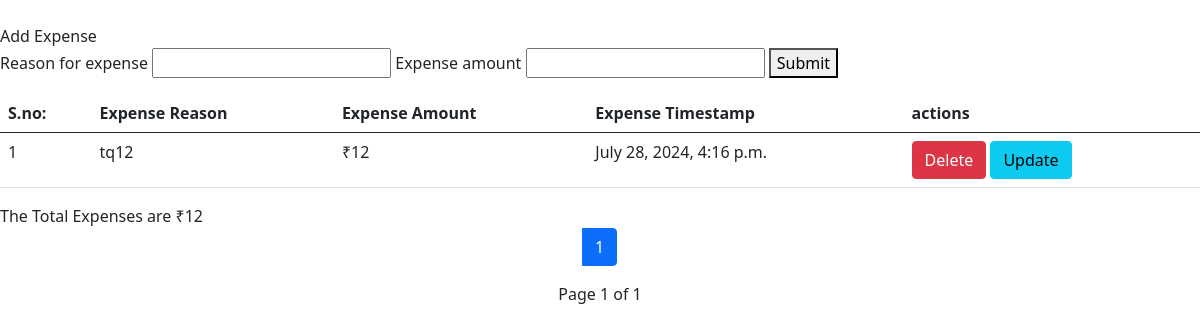
/Expenses (signed in), run on the app's committed database.
### myapp/models.py (models this page shows)
class Expenses(models.Model):
    user=models.ForeignKey(User, on_delete=models.SET_NULL, null=True, blank=True)
    Expense_reason=models.CharField(max_length=100)
    Expense_amount=models.IntegerField()
    Expense_timestamp=models.DateTimeField(auto_now_add=True)

### myapp/views.py (the view, shortened to what this page needs)
# urls.py: path('Expenses',addExpenses),
@login_required(login_url='/')
def addExpenses(request):
    Current_user = request.user
    if request.method=='GET':
        queryset = Expenses.objects.filter(user=Current_user).order_by("Expense_timestamp")
        p = Paginator(queryset, 5)
        page_number = request.GET.get('page')
        try:
            page_obj = p.get_page(page_number)  # returns the desired page object
        except PageNotAnInteger:
            page_obj = p.page(1)
        except EmptyPage:
            page_obj = p.page(p.num_pages)
        total = queryset.aggregate(total_expenses=Sum('Expense_amount'))
        context = {"queryset":page_obj,'total':total}
    return render(request,"Expenses.html",context)

### myapp/Templates/Expenses.html (shortened to what this page needs)
<html>
<head>
    <link href="https://cdn.jsdelivr.net/npm/bootstrap@5.0.2/dist/css/bootstrap.min.css" rel="stylesheet">
</head>
    <body>
      <br>Add Expense
        <form action="" method ="post">
            <label for="">Reason for expense</label>
            <input type="text" name="Expense_reason" id="">
            <label for="">Expense amount</label>
            <input type="text" name="Expense_amount" id="">
            <button type ="submit">Submit</button>
        </form>
    <div class="ExpTab"><table class="table">
        <tr>
            <thead>
            <th scope="col">S.no: </th>
            <th scope="col">Expense Reason</th>
            <th scope="col">Expense Amount</th>
            <th scope="col">Expense Timestamp</th>
            <th scope="col">actions</th>
        </tr>
    <tbody class="table-group-divider">
        {% for expense in queryset %}
        <tr>
            <td>{{forloop.counter}}</td>
            <td>{{expense.Expense_reason}}</td>
            <td>&#8377;{{expense.Expense_amount}}</td>
            <td >{{expense.Expense_timestamp}}</td>
            <td>
                <a href="/deleteexpense/{{expense.id}}" class="btn btn-danger">Delete</a>
                  <a href="/updateexpense/{{expense.id}}" class="btn btn-info">Update</button>
            </td>
        </tr>
        {% endfor %}
    </tbody>
    </table></div>
    <div class="danger">The Total Expenses are &#8377;{{total.total_expenses}}</div>
    <ul class="pagination  justify-content-center">
<li class ="page-item ">
    <li class="page-item active">
        <span class="page-link">
          {{ queryset.number }}
        </span>
      </li>
        </li>
    </ul>
    <div class="text-center">Page {{ queryset.number }} of {{ queryset.paginator.num_pages }}</div>
</body>
</html>

### data on the page
Expenses: Expense_reason "tq12", Expense_amount "12", Expense_timestamp "July 28, 2024, 4:16 p.m."

### other printed values
{{ total.total_expenses }} "12"
{{ queryset.number }} "1"
{{ queryset.paginator.num_pages }} "1"
